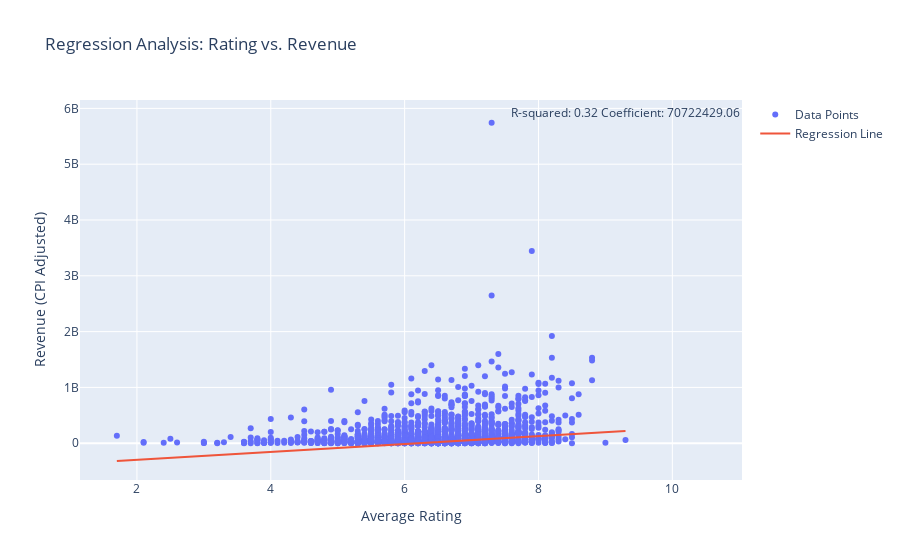

Notebook source saved alongside this figure:
### Code cell
# Define the independent variables (including budget) and the dependent variable
X = data[['averageRating', 'budget_adjusted']]
y = data['revenue_final_adjusted']

# Add a constant to the model (intercept)
X = sm.add_constant(X)

# Build the regression model
model = sm.OLS(y, X).fit()

# Print the summary of the regression model
print(model.summary())

# Extract coefficients
slope, intercept = model.params['averageRating'
                                ], model.params['const']

# Create scatter plot
fig = go.Figure()
fig.add_trace(go.Scatter(x=data['averageRating'], y=data['revenue_final_adjusted'], 
                         mode='markers', name='Data Points'))

# Add regression line
fig.add_trace(go.Scatter(x=data['averageRating'], y=intercept + slope * data['averageRating'], 
                         mode='lines', name='Regression Line'))

# Update layout
fig.update_layout(
    title='Regression Analysis: Rating vs. Revenue',
    xaxis_title='Average Rating',
    yaxis_title='Revenue (CPI Adjusted)'
)

# Optionally, add annotations with key statistics
# This is a basic example, you can format it as needed
fig.add_annotation(x=max(data['averageRating']), y=max(data['revenue_final_adjusted']),
                   text=f'R-squared: {model.rsquared:.2f}\n' +
                        f'Coefficient: {slope:.2f}',
                   showarrow=False, yshift=10)

fig.show()
fig.write_html("../html_graphics/fin_lin_reg.html")

### Figure 1 — Plotly figure (JSON) as saved in the notebook; plotly's stock layout.template omitted (floating-point values rounded to 4 significant figures; data arrays with more than 128 entries replaced by an {"elided": "..."} marker saying what was removed)
{"data": [{"mode": "markers", "name": "Data Points", "type": "scatter", "x": {"elided": "1752 float values"}, "y": {"elided": "1752 int values"}}, {"mode": "lines", "name": "Regression Line", "type": "scatter", "x": {"elided": "1752 float values"}, "y": {"elided": "1752 float values"}}], "layout": {"annotations": [{"showarrow": false, "text": "R-squared: 0.32\nCoefficient: 70722429.06", "x": 9.3, "y": 5742662515, "yshift": 10}], "title": {"text": "Regression Analysis: Rating vs. Revenue"}, "xaxis": {"title": {"text": "Average Rating"}}, "yaxis": {"title": {"text": "Revenue (CPI Adjusted)"}}}}
